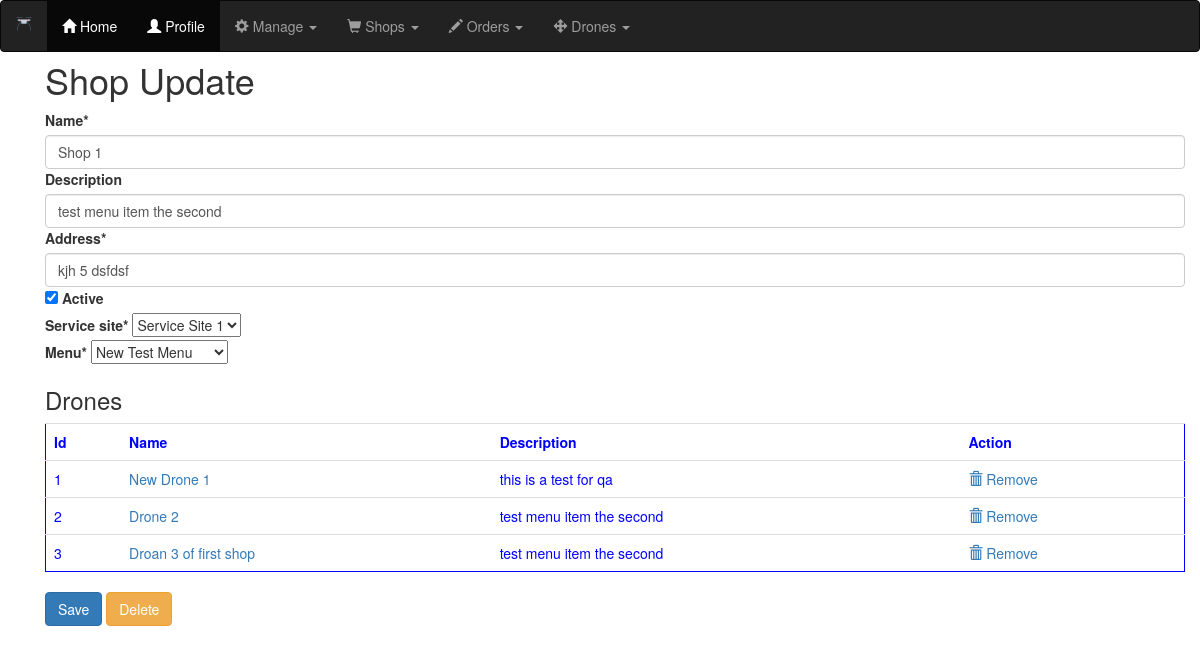
/shops/shop/2/update, run on the app's committed database.
### shops/models.py (models this page shows, shortened)
class Shop(models.Model):
    name = models.CharField(max_length=25)
    description = models.CharField(blank=True, max_length=50)
    address = models.CharField(max_length=50)
    active = models.BooleanField(blank=False,default=False)
    service_site = models.ForeignKey(ServiceSite,related_name='Shops',null=True,on_delete=models.DO_NOTHING)
    menu = models.ForeignKey(Menu,related_name='menu',null=True,on_delete=models.DO_NOTHING)

class ServiceSite(models.Model): #Locations where there is a drone service
    name = models.CharField(max_length=20,blank=False)
    description = models.CharField(max_length=50, blank=True)
    lat = models.FloatField(null=True)
    long = models.FloatField(null=True)
    radius = models.IntegerField(default=10)
    def __str__(self):
        return self.name

class Menu(models.Model):
    name = models.CharField(max_length=25)
    description = models.CharField(max_length=50)
    items = models.ManyToManyField(MenuItem)
    def __str__(self):
        return self.name

### drones/models.py (models this page shows, shortened)
class Drone(models.Model):
    name = models.CharField(max_length=25)
    description = models.CharField(max_length=50)
    drone_type = models.ForeignKey(DroneType,related_name="drone_type",on_delete=models.DO_NOTHING)
    shop = models.ForeignKey(Shop,related_name="shop",on_delete=models.DO_NOTHING,null=True)

### shops/views.py (the view, shortened to what this page needs)
# urls.py: path('shop/<int:id>/update',ShopUpdateView.as_view(),name='shop_update'),
class ShopUpdateView(UpdateView):
    template_name = 'shops/shop_update.html'
    form_class = ShopModelForm
    model=Shop
    context_object_name = 'shop'
    def get_object(self):
        id_ = self.kwargs.get("id")
        return get_object_or_404(Shop,id=id_)
    def get(self, request, **kwargs):
        self.object = self.get_object()
        context = self.get_context_data(object=self.object)
        shopid = self.object.id
        drones = Drone.objects.filter(shop_id = shopid)
        context['drones'] = drones
        return self.render_to_response(context)

### shops/forms.py
class ShopModelForm(forms.ModelForm):
    class Meta:
        model = Shop
        fields = ['name',
                  'description',
                  'address',
                  'active',
                  'service_site',
                  'menu',
        ]

### shops/templates/shops/shop_update.html (shortened to what this page needs)
<!DOCTYPE html>
{% extends "base.html" %}
{% load crispy_forms_tags %}
{% block content %}
<br><br>
<div class="container">
  <h1>Shop Update</h1>
  <form method="POST">
    {{ form|crispy }}
    <h3>Drones</h3>
    <table class="table" style="border-style: solid; border-width:thin; border-color:blue; color:blue;" >
      <tr>
        <th>Id</th>
        <th>Name</th>
        <th>Description</th>
        <th>Action</th>
      </tr>
      {% for drone in drones.all %}
        <tr class="shop_drones">
            <td id="drone_id">{{drone.id}}</td>
            <td><a href="{% url 'drones:drone_detail' drone.id %}">{{drone.name}}</a></td>
            <td>{{drone.description}}</td>
            <td><a href="#" id="shop_drone_delete"><span class="glyphicon glyphicon-trash"></span> Remove</a></td>
        </tr>
      {% endfor %}
    </table>
    <input class="btn btn-primary" type="submit" value="Save"/>
    <a href="{% url 'shops:shop_delete' shop.id %}"><button type="button" class="btn btn-warning">Delete</button></a>
  </form>
</div>
{% endblock %}

### static/css/styles.css (style rules this page uses)
td { padding: 1em; }

### data on the page
Shop: name "Shop 1", description "test menu item the second", address "kjh 5 dsfdsf", active "☑", service_site "Service Site 1", menu "New Test Menu"
Drone: id "1", name "New Drone 1", description "this is a test for qa"
Drone: id "2", name "Drone 2", description "test menu item the second"
Drone: id "3", name "Droan 3 of first shop", description "test menu item the second"
